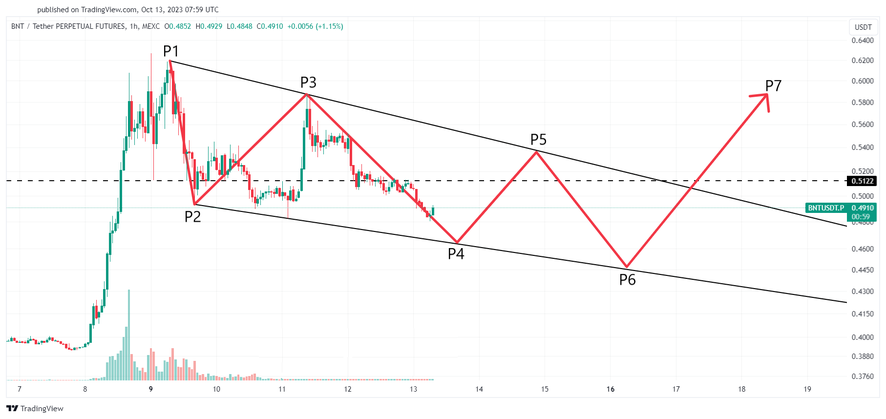
#> input picture AssignmentImage-1.png, 886 x 419 px, shrunk from 1814 x 858 before the run
$ python stock_chart_analysis.py
#> lines starting #> are read from the running program, lines starting #| are printed output that depends on the picture
# //actual file

import cv2
import pytesseract

pytesseract.pytesseract.tesseract_cmd=r"C:\\Program Files\\Tesseract-OCR\\tesseract.exe"

# Function to extract points (P1 to P7) from the first image
def extract_points(image_path):
#> called with image_path = 'AssignmentImage-1.png'
    image = cv2.imread(image_path)
#> image is the input picture: shape (419, 886, 3); mean B, G, R 248.4, 248.4, 249.1
    gray = cv2.cvtColor(image, cv2.COLOR_BGR2GRAY)
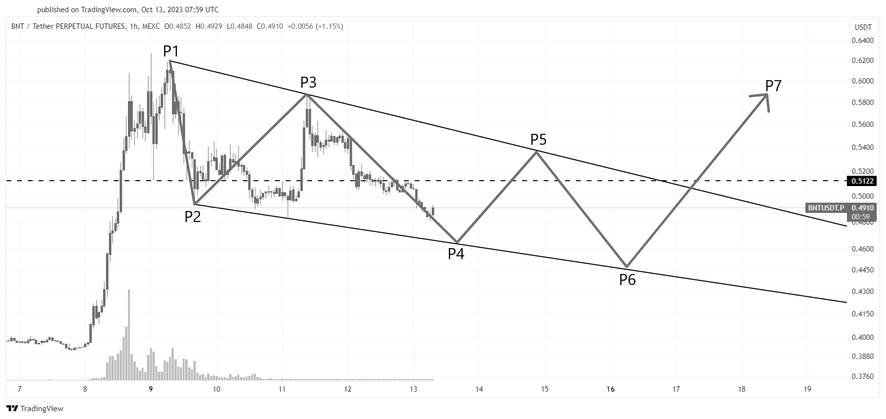
#> gray: shape (419, 886); min 0, max 255, mean 248.7
    _, thresholded = cv2.threshold(gray, 0, 255, cv2.THRESH_BINARY + cv2.THRESH_OTSU)
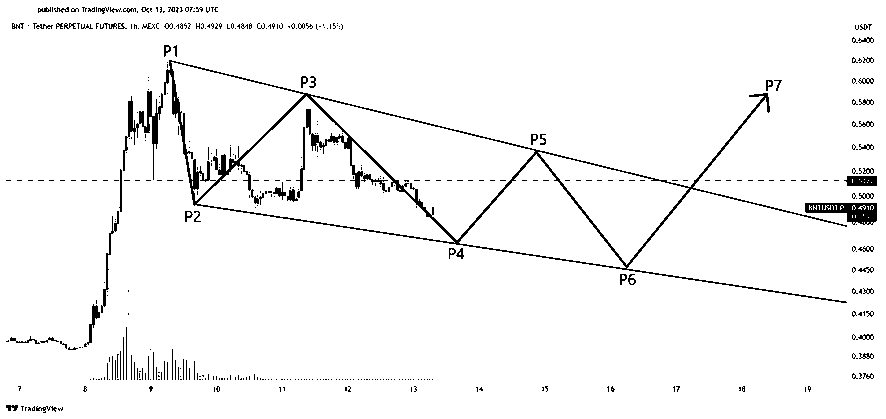
#> thresholded: shape (419, 886); 96.3% white; black in thin lines or dots
#> (the run stopped early here; a loop or call above may not have finished)
